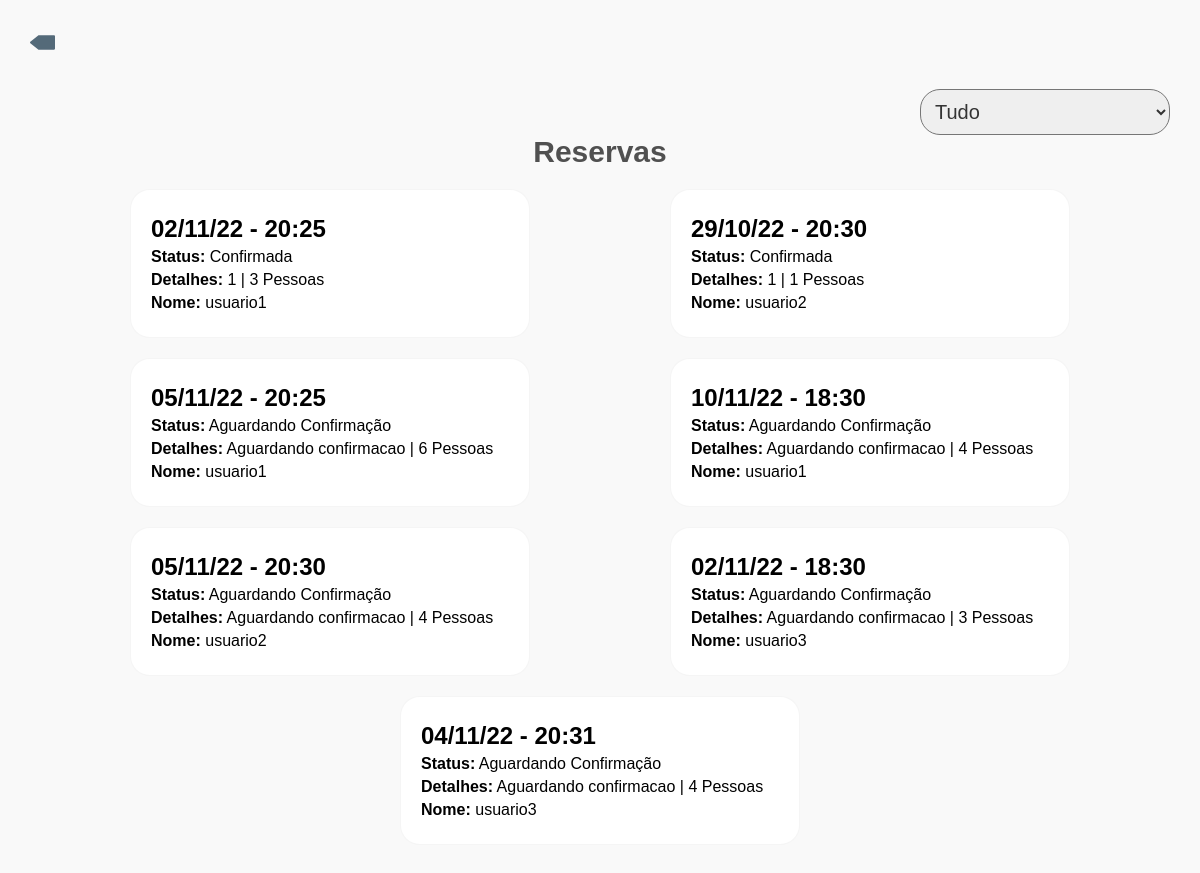
/admin/admin_reservas.php (signed in), run on the app's committed database.
### tables this page shows
CREATE TABLE `reservas` (
  `id` int(11) NOT NULL,
  `id_usuario` int(11) NOT NULL,
  `data_reserva` date NOT NULL,
  `horario` time NOT NULL,
  `quantidade` int(11) NOT NULL,
  `mesa` varchar(50) NOT NULL DEFAULT 'Aguardando confirmacao',
  `status` int(11) NOT NULL DEFAULT 1,
  `data_cadastro` date NOT NULL
);

CREATE TABLE `usuarios` (
  `id` int(11) NOT NULL,
  `nome` varchar(100) NOT NULL,
  `email` varchar(100) NOT NULL,
  `senha` varchar(100) NOT NULL,
  `telefone` varchar(20) NOT NULL,
  `permissao` int(11) NOT NULL DEFAULT 0,
  `data_cadastro` date NOT NULL
);

### config/classes.php (called while the page is built, shortened)
<?php
    class Processos{
        public function mask_data($data_inicial){
            $data = date("d/m/y" , strtotime($data_inicial));
            return $data;
        }
        public function mask_hora($hora_inicial){
            $hora = date("H:i" , strtotime($hora_inicial));
            return $hora;
        }
    }
?>

### admin/admin_reservas.php (the view, shortened to what this page needs)
<?php
    include_once("../config/conexao.php");
    include_once("../config/classes.php");
      $mask = new Processos;
    $filtro = filter_input_array(INPUT_GET, FILTER_SANITIZE_STRIPPED);
    $hoje = date("Y-m-d");
    $select = array("", "", "", "");
    if (!isset($filtro['f']) || $filtro['f'] <= 0 || $filtro['f'] > 3) {
        $consulta_reservas = $conexao->query("SELECT * FROM reservas ORDER BY status ASC");
        $reservas = $consulta_reservas->fetchAll(PDO::FETCH_ASSOC);
    }else if ($filtro['f'] == 1) {
        $consulta_reservas = $conexao->prepare("SELECT * FROM reservas WHERE data_reserva = ? ORDER BY status ASC");
        $consulta_reservas->execute(array($hoje));
        $reservas = $consulta_reservas->fetchAll(PDO::FETCH_ASSOC);
        $select[$filtro['f']] = "Selected";
    }else if ($filtro['f'] == 2) {
        $sete_dias = date("Y-m-d", strtotime($hoje) + (7*24*60*60));
        $consulta_reservas = $conexao->prepare("SELECT * FROM reservas WHERE data_reserva BETWEEN ? AND ? ORDER BY status ASC");
        $consulta_reservas->execute(array($hoje, $sete_dias));
        $reservas = $consulta_reservas->fetchAll(PDO::FETCH_ASSOC);
        $select[$filtro['f']] = "Selected";
    }else if ($filtro['f'] == 3) {
        $mes = date("Y-m-d", strtotime($hoje) + (30*24*60*60));
        $consulta_reservas = $conexao->prepare("SELECT * FROM reservas WHERE data_reserva BETWEEN ? AND ? ORDER BY status ASC");
        $consulta_reservas->execute(array($hoje, $mes));
        $reservas = $consulta_reservas->fetchAll(PDO::FETCH_ASSOC);
        $select[$filtro['f']] = "Selected";
    }
    $status = array("Confirmada", "Aguardando Confirmação", "Vencida", "Cancelada");
?>
<!DOCTYPE html>
<html lang="pt">
<head>
    <link rel="stylesheet" href="../css/style.css">
    <link rel="stylesheet" href="../css/menu.css">
    <link rel="stylesheet" href="../css/painel.css">
</head>
<body>
<a href="painel.php"><img src="../icons/backward-svgrepo-com.svg" style="margin-top: 30px; margin-left:30px;" width="25px"></a>
    <main class="corpo">
        <form action="#" method="post" class="filtro">
            <select name="filtro" id="filtro" onchange="filtro_reservas(this.value)">
                <option value="0" <?=$select[0]?>>Tudo</option>
            </select>
        </form>
        <section class="secao_reservas">
            <h2 class="h2-reservas">Reservas</h2>
            <div class="reservas">
            <?php
          foreach ($reservas as $key => $value) {
            $consulta_usuario = $conexao->query("SELECT * FROM usuarios WHERE id = ".$value['id_usuario']);
            $usuario = $consulta_usuario->fetch(PDO::FETCH_ASSOC);
            ?>
              <div class="box-reserva">
                          <h2><?=$mask->mask_data($value['data_reserva'])?> - <?=$mask->mask_hora($value['horario'])?></h2>
                          <p><strong>Status:</strong> <span class="status"><?=$status[$value['status']]?></span></p>
                          <p><strong>Detalhes:</strong> <span class="detalhes"><?=$value['mesa']?></span> | <span class="detalhes"><?=$value['quantidade']?> Pessoas</span></p>
                          <p><strong>Nome:</strong> <span class="detalhes"><?=$usuario['nome']?></span></p>
                </div>
            <?php
          }
        ?>
        </div>
        </section>
        </main>
</body>
</html>

### css/style.css (style rules this page uses)
* { margin: 0; padding: 0; box-sizing: border-box; font-family: "Raleway", sans-serif; }
input, select, textarea { outline: none; }
.reserva div, a { margin: auto; }

### css/menu.css (style rules this page uses)
.filtro { width: 100%; padding-top: 30px; padding-right: 30px; display: flex; justify-content: right; }
.filtro select { width: 250px; padding: 10px; font-size: 20px; color: rgb(52, 52, 52); border-radius: 20px; }

### css/painel.css (style rules this page uses)
body { background-color: rgb(249, 249, 249); }
.h2-reservas { text-align: center; color: rgb(80, 80, 80); font-size: 30px; }
.reservas { display: flex; margin: 10px auto; width: 90%; justify-content: center; flex-wrap: wrap; }
.box-reserva { margin: 10px auto; padding: 20px; background-color: white; border-radius: 20px; border: 1px solid rgb(0 0 0 / 4%); text-align: left; width: 400px; }
.box-reserva h2, .box-reserva p { margin: 5px 0; }
.secao_reservas { text-align: center; padding-bottom: 20px; }

### data on the page
reservas: data_reserva "02/11/22", horario "20:25", status "Confirmada", mesa "1", quantidade "3", id_usuario.nome "usuario1"
reservas: data_reserva "29/10/22", horario "20:30", status "Confirmada", mesa "1", quantidade "1", id_usuario.nome "usuario2"
reservas: data_reserva "05/11/22", horario "20:25", status "Aguardando Confirmação", mesa "Aguardando confirmacao", quantidade "6", id_usuario.nome "usuario1"
reservas: data_reserva "10/11/22", horario "18:30", status "Aguardando Confirmação", mesa "Aguardando confirmacao", quantidade "4", id_usuario.nome "usuario1"
reservas: data_reserva "05/11/22", horario "20:30", status "Aguardando Confirmação", mesa "Aguardando confirmacao", quantidade "4", id_usuario.nome "usuario2"
reservas: data_reserva "02/11/22", horario "18:30", status "Aguardando Confirmação", mesa "Aguardando confirmacao", quantidade "3", id_usuario.nome "usuario3"
reservas: data_reserva "04/11/22", horario "20:31", status "Aguardando Confirmação", mesa "Aguardando confirmacao", quantidade "4", id_usuario.nome "usuario3"
